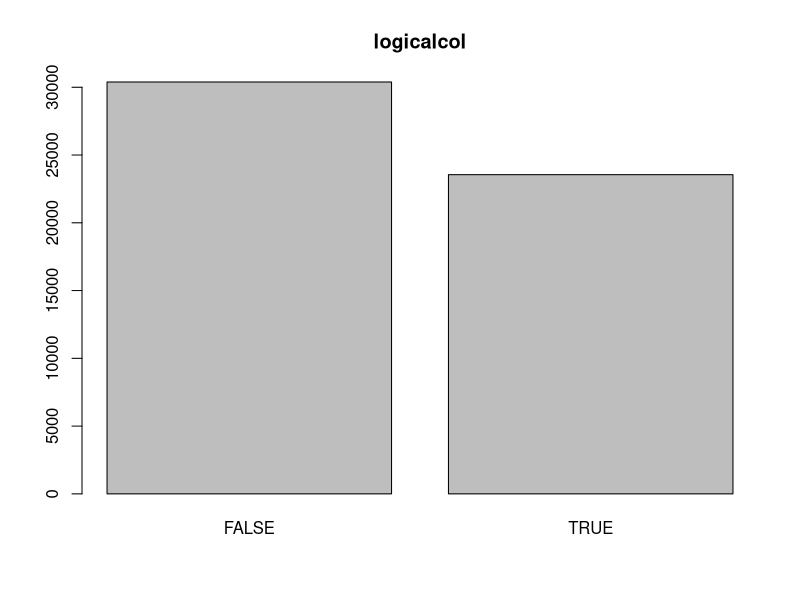
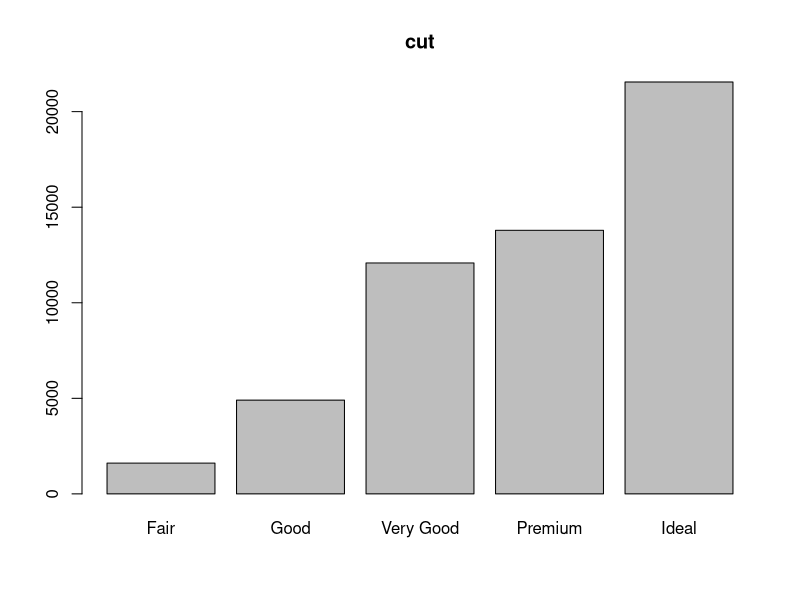
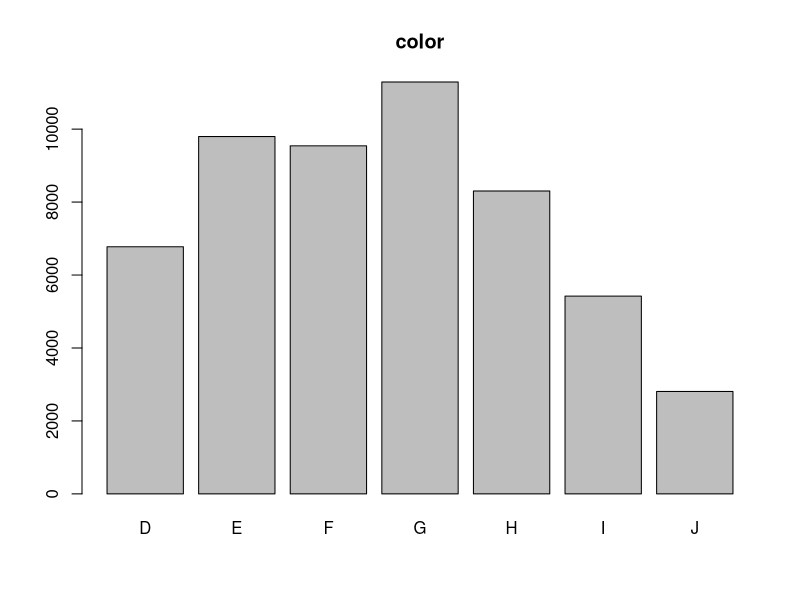
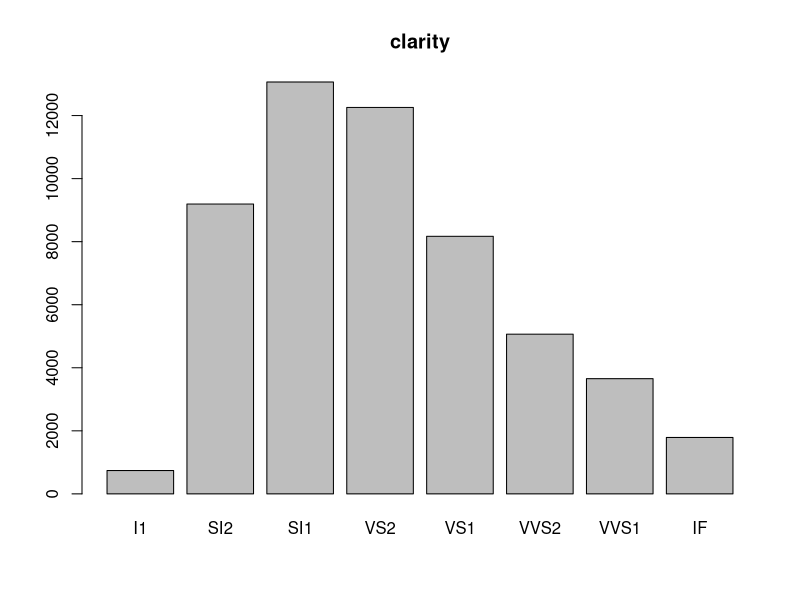

Generate these figures, in order, with R:
## ---- chunk 1
require(ggplot2)
data(diamonds)
## ---- chunk 2
mtcarsT <- mtcars$vs == 1 #This creates a vector mtcarsT, where each element is either TRUE or FALSE. It is TRUE if the corresponding element of mtcars$vs is equal to 1, and FALSE if it is equal to 0. 
newsample <- sample(mtcarsT, 53940, replace=TRUE) #The sample function allows us to create a new vector by sampling from elements of another vector. Here, we pick 53940 (the amount of elements in diamonds) from the mtcarsT vector with replacement. This gives us 53940 elements, which are either TRUE or FALSE, and whose ratio should be approximately that of the ratio of 1s to 0s in mtcars$vs. 
diamonds$logicalcol <- newsample #This adds a new column, called logicalcol, to diamonds. The column we are adding is the newsample vector, i.e. the vector of TRUE and FALSE created by the sample function. 
## ---- chunk 3
logicalframe <- diamonds[sapply(diamonds, is.logical)] #The s apply function takes in our diamonds data frame, and applies the function is.logical to each of its columns. This returns a vector of TRUE and FALSE, where there are TRUEs in locations corresponding to the logical columns of diamonds, and FALSEs corresponding to all other columns of diamonds. By placing this resulting vector in brackets after diamonds, we are returning all columns of diamonds for which is.logical returned TRUE (i.e. we are returning all logical columns of diamonds). Here I am assigning the returned column to the name logicalframe. 
## ---- chunk 4

logic_index = 1 #Define a variable logic_index as 1. We will use this to title our bar graphs. 
for(i in logicalframe){ #Goes through every column in our df logicalframe (created above)
  counts <- table(i) #Uses the table function to create a frequency table of the elements in i. 
  barplot(counts, main=names(logicalframe[logic_index])) #Creates a bargraph according to the frequency table. We use the main input to title our bargraph with the name of the column we are plotting. 
  logic_index = logic_index + 1 #Increase the number logic_index. This means that if we have another column to graph from logicalframe, we know to title it with the name of that column (rather than the name of the column before it)
}

factorframe <- diamonds[sapply(diamonds, is.factor)] #Creates a df factorframe, which consists of all factor variables in diamonds. We do this by using the sapply function in the same way we did to create logicalframe. 
factor_index = 1 #Define a variable factor_index as 1. We will use this to title our bar graphs. 
for(i in factorframe){ #Goes through every column in factorframe
  counts <- table(i) #Creates a frequency table of the elements in i
  barplot(counts, main=names(factorframe[factor_index])) #Create a bar graph according to the frequency table. The main input titles the graph with the name of the appropriate column from factorframe. 
  factor_index = factor_index + 1 #Adds 1 to our variable factor_index, so we title the next graph appropriately. 
}

## ---- chunk 5
freq_list = NULL #Creates an empty list called freq_list. This will be appended and made into a list of frequency tables. 
for(i in factorframe){ #Goes through every column in factorframe (i.e. every column of categorical variables)
  freq_list = c(freq_list, table(i)) #and creates a frequency table of that column, adds that table to our list freq_list
}
for(i in logicalframe){ #Does the same for every column in logicalframe. 
  freq_list = c(freq_list, table(i))
}
freq_list
